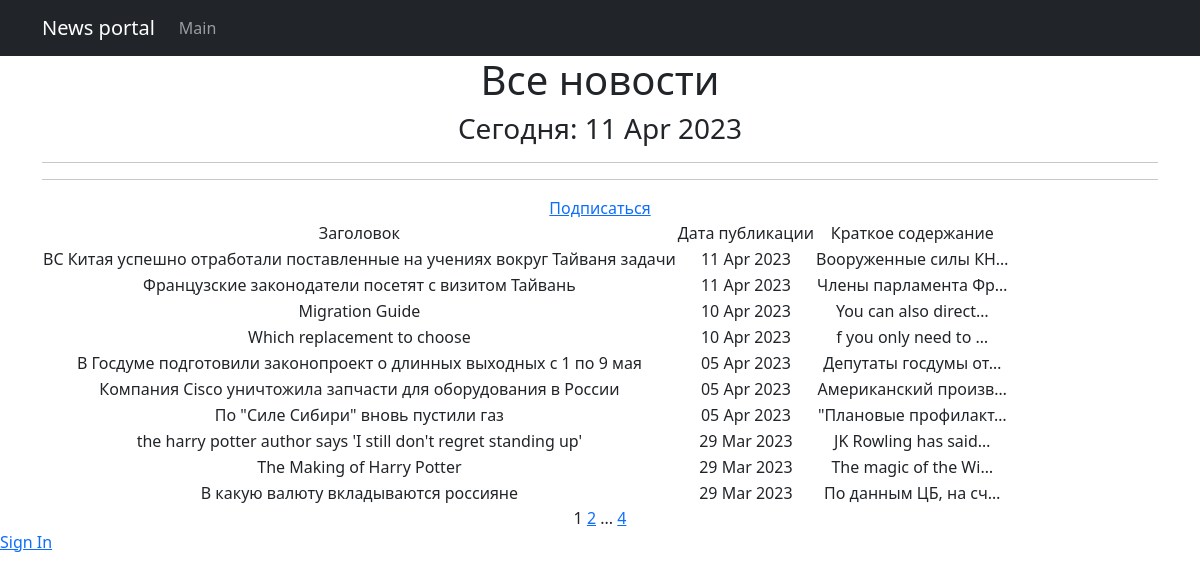
The page /news/ on the database as committed earlier.
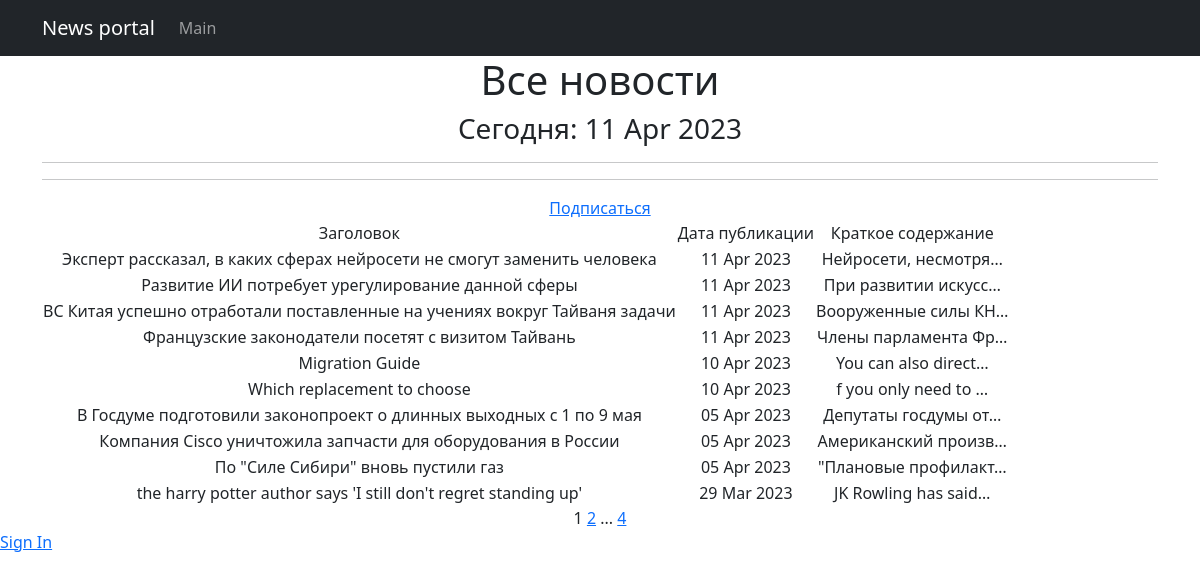
The same page on the database as committed later.
### chitchat/models.py (models this page shows, shortened)
class Post(models.Model):
    news = 'N'
    article = 'A'
    POST_TYPES = [
        (news, 'Новость'),
        (article, 'Статья')
    ]
    author = models.ForeignKey(Author, on_delete=models.CASCADE, verbose_name='автор')
    post_type = models.CharField(
        max_length=1, choices=POST_TYPES,
        default=article, verbose_name='тип новости'
    )
    time_creation = models.DateTimeField(auto_now_add=True)
    post_category = models.ManyToManyField(Category, through='PostCategory')
    title = models.CharField(max_length=100, unique=True, verbose_name='заголовок')
    text = models.TextField(verbose_name='текст')
    rating = models.IntegerField(default=0, verbose_name='рейтинг')
    class Meta:
        verbose_name = 'новость'
        verbose_name_plural = 'новости'

### chitchat/views.py (the view)
# urls.py: path('', PostList.as_view(), name='post_list'),
class PostList(ListView):
    model = Post
    ordering = '-time_creation'
    template_name = 'news.html'
    context_object_name = 'news'
    paginate_by = 10
    def get_queryset(self):
        queryset = super().get_queryset()
        self.filterset = PostFilter(self.request.GET, queryset)
        return self.filterset.qs
    def get_context_data(self, **kwargs):
        context = super().get_context_data(**kwargs)
        context['filterset'] = self.filterset
        return context

### chitchat/models.py (called while the page is built)
    def __str__(self):
        return f'{self.name.title()}'

### chitchat/templatetags/censor_filter.py (called while the page is built)
@register.filter()
def censor(text):
    for word in text.split():
        if word.lower() in RUDE_WORDS:
            text = text.replace(word, f"{word[0]}{'*'*(len(word)-1)}")
    return text

### chitchat/templatetags/custom_tags.py (called while the page is built)
@register.simple_tag()
def current_time(format_string='%b %d %Y'):
    return datetime.utcnow().strftime(format_string)

@register.simple_tag(takes_context=True)
def url_replace(context, **kwargs):
    d = context['request'].GET.copy()
    for k, v in kwargs.items():
        d[k] = v
    return d.urlencode()

### templates/news.html (shortened to what this page needs)
{% extends 'flatpages/default.html' %}
{% load censor_filter %}
{% load custom_tags %}
{% block content %}
    <h1>Все новости</h1>
    <h3>Сегодня: {% current_time '%d %b %Y' %}</h3>
    <hr>
    <hr>
    <a href="{% url 'subscriptions' %}">Подписаться</a>
    {% if news %}
        <table>
            <tr>
                <td>Заголовок</td>
                <td>Дата публикации</td>
                <td>Краткое содержание</td>
            </tr>
            {% for post in news %}
            <tr>
                <td>{{ post.title }}</td>
                <td>{{ post.time_creation|date:'d M Y' }}</td>
                <td>{{ post.text|censor|truncatechars:20 }}</td>
                <td>
            </tr>
            {% endfor %}
        </table>
    {% else %}
        <h2>Новостей нет!</h2>
    {% endif %}
    {{ page_obj.number }}
    {% if page_obj.has_next %}
        <a href="?{% url_replace page=page_obj.next_page_number %}">{{ page_obj.next_page_number }}</a>
        {% if paginator.num_pages != page_obj.next_page_number %}
            ...
            <a href="?{% url_replace page=page_obj.paginator.num_pages %}">{{ page_obj.paginator.num_pages }}</a>
        {% endif %}
    {% endif %}
{% endblock content %}

### templates/flatpages/default.html (shortened to what this page needs)
<!DOCTYPE html>
{% load static %}
<html lang="en">
    <head>
        <link href="{% static 'css/styles.css' %}" rel="stylesheet" />
    </head>
    <body>
        <nav class="navbar navbar-expand-lg navbar-dark bg-dark static-top">
            <div class="container">
                <a class="navbar-brand" href="#">News portal</a>
                <div class="collapse navbar-collapse" id="navbarResponsive">
                    <ul class="navbar-nav ml-auto">
                        <li class="nav-item">
                            <a class="nav-link" href="/news/">Main</a>
                        </li>
                    </ul>
                </div>
            </div>
        </nav>
        <div class="container">
            <div class="row">
                <div class="col-lg-12 text-center">
                    {% block content %}{% endblock content %}
                </div>
            </div>
        </div>
    {% if request.user.is_authenticated %}
        <a href="{% url 'account_logout' %}">Sign Out</a>
    {% else %}
        <a href="{% url 'account_login' %}">Sign In</a>
    {% endif %}
    </body>
</html>

Rows that differ between the two databases and show on the page:
no longer on this page (row unchanged): Post: title "The Making of Harry Potter", time_creation "29 Mar 2023", text|censor "The magic of the Wi…"
no longer on this page (row unchanged): Post: title "В какую валюту вкладываются россияне", time_creation "29 Mar 2023", text|censor "По данным ЦБ, на сч…"
added Post: title "Эксперт рассказал, в каких сферах нейросети не смогут заменить человека", time_creation "11 Apr 2023", text|censor "Нейросети, несмотря…"
added Post: title "Развитие ИИ потребует урегулирование данной сферы", time_creation "11 Apr 2023", text|censor "При развитии искусс…"
